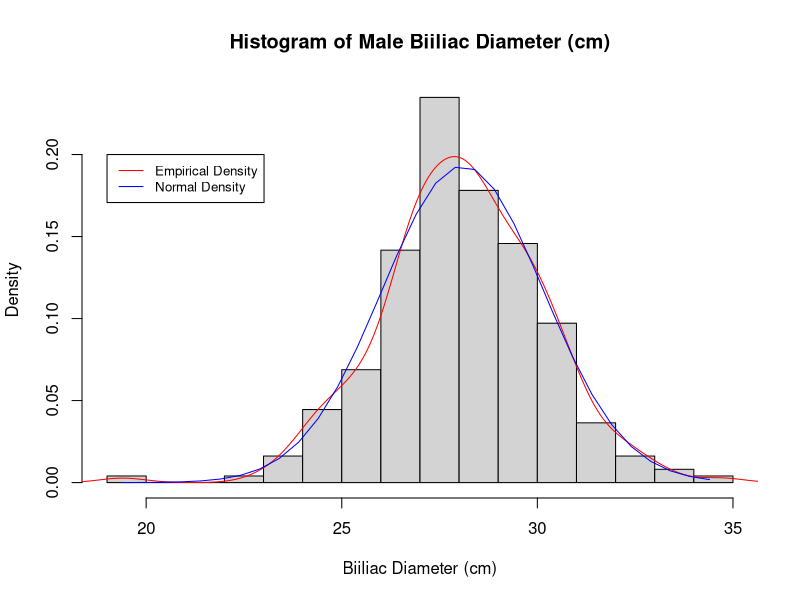
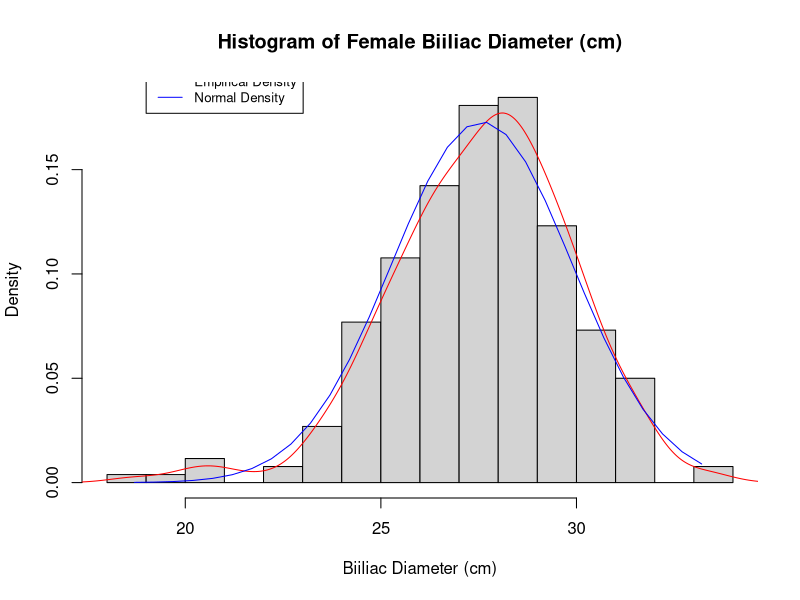

The R source for these figures, in order:
## ---- chunk 1
# Import dependencies
library(readr)
library(dplyr)
library(tidyr)
## ---- chunk 2
# Import dataset
bdims <- read_csv("bdims-1.csv")

# View structure of dataset
str(bdims)

# Set gender as factor
bdims$sex <- factor(bdims$sex, levels = c(0, 1), labels = c("female", "male"))

# Check attributes of gender factor
attributes(bdims$sex)
## ---- chunk 3
# Selecting only variables of interest from entire dataset
biiliac_gender <- bdims %>% dplyr::select(bii.di, sex)

# View selected variables
biiliac_gender %>% head()
## ---- chunk 4
# Create new variables and filter by gender
biiliac_male <- biiliac_gender %>% filter(sex == "male")
biiliac_female <- biiliac_gender %>% filter(sex == "female")
## ---- chunk 5
# Mean of male biiliac width
male_mean <- biiliac_male$bii.di %>% mean()
male_mean
## ---- chunk 6
# Mean of female biiliac width
female_mean <- biiliac_female$bii.di %>% mean()
female_mean
## ---- chunk 7
# Median of male biiliac width
male_median <- biiliac_male$bii.di %>% median()
male_median
## ---- chunk 8
# Median of female biiliac width
female_median <- biiliac_female$bii.di %>% median()
female_median
## ---- chunk 9
# SD of male biiliac width
male_sd <- biiliac_male$bii.di %>% sd()
male_sd
## ---- chunk 10
# SD of female biiliac width
female_sd <- biiliac_female$bii.di %>% sd()
female_sd
## ---- chunk 11
# Quartiles of male biiliac width
male_quantile <- biiliac_male$bii.di %>% quantile()
male_quantile
## ---- chunk 12
# Quartiles of male biiliac width
female_quantile <- biiliac_female$bii.di %>% quantile()
female_quantile
## ---- chunk 13
# IQR of male biiliac width
male_iqr <- biiliac_male$bii.di %>% IQR()
male_iqr
## ---- chunk 14
# IQR of female biiliac width
female_iqr <- biiliac_female$bii.di %>% IQR()
female_iqr
## ---- chunk 15
# Min/Max of male biiliac width
male_range <- biiliac_male$bii.di %>% range()
male_range
## ---- chunk 16
# Min/Max of male biiliac width
female_range <- biiliac_female$bii.di %>% range()
female_range
## ---- chunk 17
# Plotting distribution for males billiac width
hist(biiliac_male$bii.di, freq = FALSE, breaks = 12, xlab = "Biiliac Diameter (cm)", main = "Histogram of Male Biiliac Diameter (cm)")

# Adding empirical density line
lines(density(biiliac_male$bii.di), col = "red")

# Adding normal density line
lines(seq(male_range[1], male_range[2], by=.5), dnorm(seq(male_range[1], male_range[2], by=.5),
      male_mean, male_sd), col="blue")

# Adding legends
legend(19, 0.20, legend=c("Empirical Density", "Normal Density"), col=c("red", "blue"), lty=1:1, cex=0.8)
## ---- chunk 18
# Plotting distribution for female billiac width
hist(biiliac_female$bii.di, freq = FALSE, breaks = 12, xlab = "Biiliac Diameter (cm)", main = "Histogram of Female Biiliac Diameter (cm)")

# Adding empirical density line
lines(density(biiliac_female$bii.di), col = "red")

# Adding normal density line
lines(seq(female_range[1], female_range[2], by=.5), dnorm(seq(female_range[1], female_range[2], by=.5),
      female_mean, female_sd), col="blue")

# Adding legends
legend(19, 0.20, legend=c("Empirical Density", "Normal Density"), col=c("red", "blue"), lty=1:1, cex=0.8)
